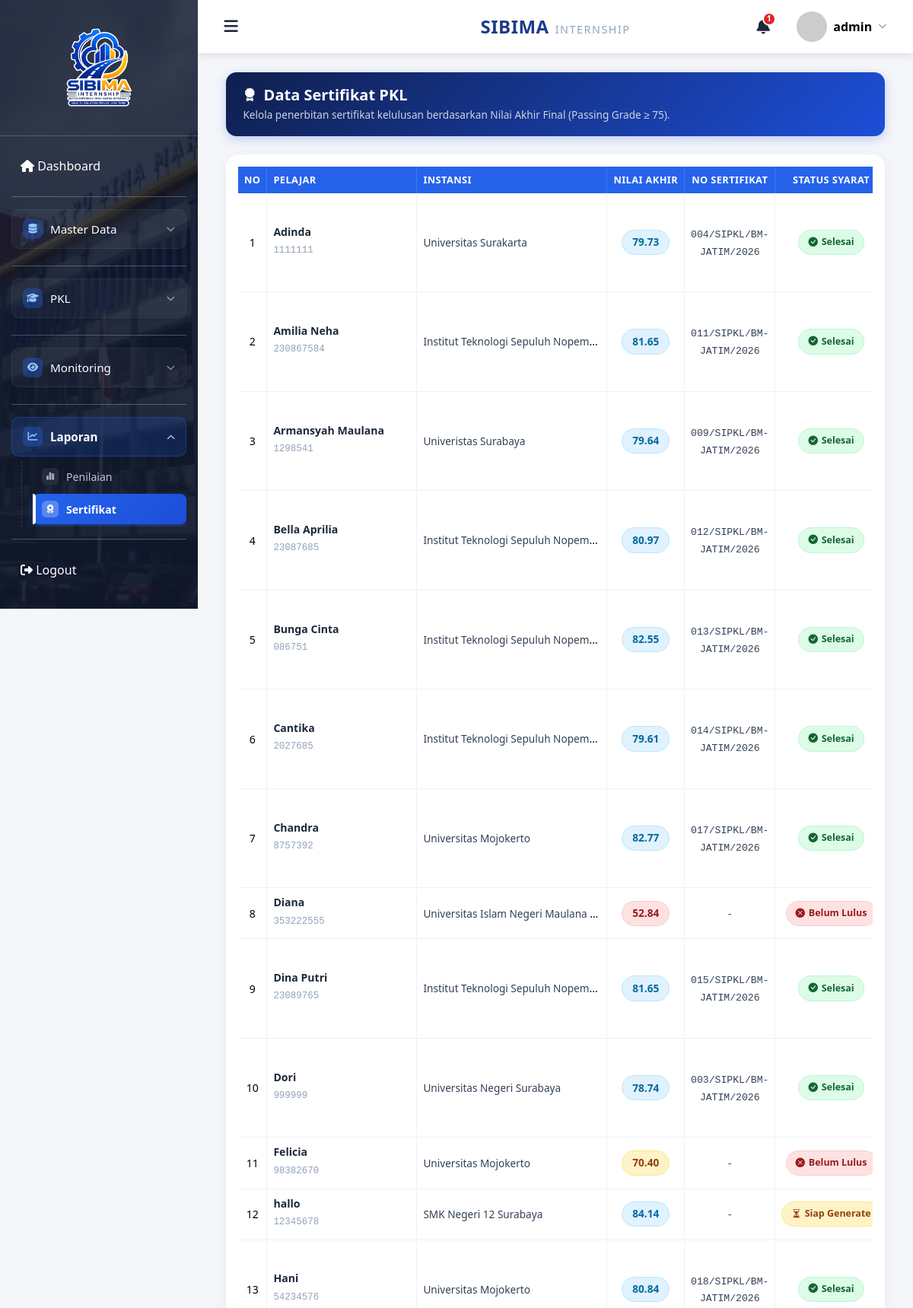
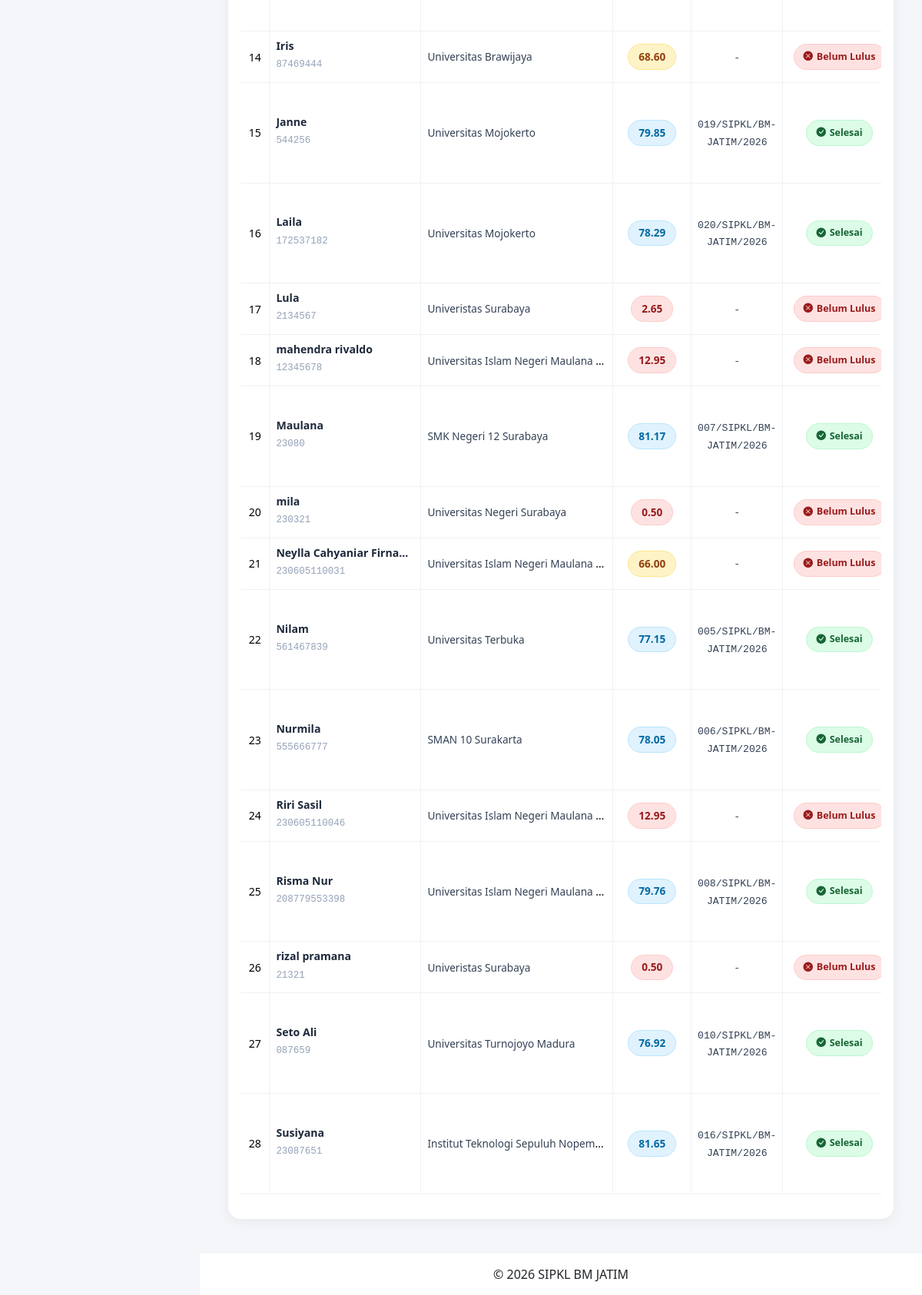
Screenshot of /admin/sertifikat/index.php (signed in) with the database file from the repository (2 pictures, top to bottom).
### tables this page shows
CREATE TABLE `pelajar` (
  `id` bigint(20) NOT NULL,
  `user_id` bigint(20) DEFAULT NULL,
  `nim` varchar(30) DEFAULT NULL,
  `nama` varchar(100) DEFAULT NULL,
  `instansi_id` int(11) NOT NULL,
  `jurusan_id` int(11) DEFAULT NULL,
  `id_ruangan` int(11) DEFAULT NULL,
  `alamat` text DEFAULT NULL,
  `no_hp` varchar(20) DEFAULT NULL,
  `email` varchar(100) DEFAULT NULL,
  `foto` varchar(255) DEFAULT NULL,
  `created_at` timestamp NULL DEFAULT NULL,
  `updated_at` timestamp NULL DEFAULT NULL,
  `last_notif_read` datetime DEFAULT NULL
);

CREATE TABLE `instansi` (
  `id` bigint(20) NOT NULL,
  `nama_instansi` varchar(255) NOT NULL,
  `alamat` text DEFAULT NULL,
  `kota` varchar(100) DEFAULT NULL,
  `created_at` timestamp NULL DEFAULT NULL,
  `updated_at` timestamp NULL DEFAULT NULL
);

CREATE TABLE `sertifikat` (
  `id` bigint(20) NOT NULL,
  `pelajar_id` bigint(20) DEFAULT NULL,
  `nomor_sertifikat` varchar(100) DEFAULT NULL,
  `tanggal_terbit` date DEFAULT NULL,
  `file_pdf` varchar(255) DEFAULT NULL,
  `created_at` timestamp NULL DEFAULT NULL,
  `updated_at` timestamp NULL DEFAULT NULL
);

### admin/sertifikat/index.php (the view, shortened to what this page needs)
<?php
    include "../../config/config.php";
    include "../../include/header.php";
    include "../../include/navbar.php";
    include "../../include/sidebar.php";
    $query = mysqli_query($conn, "
        SELECT
            m.id AS pelajar_id,
            m.nama,
            m.nim,
            u.nama_instansi,
            ps.nama_jurusan,
            uk.unit_kerja AS nama_bidang,
            pb.nama AS nama_pembimbing,
            pn.disiplin,
            pn.komunikasi,
            pn.kerjasama,
            pn.tanggung_jawab,
            pn.inisiatif,
            pn.nilai_akhir AS nilai_pembimbing_db,
            pn.tugas_akhir,
            la.status AS status_laporan,
            la.file_laporan,
            s.id AS sertifikat_id,
            s.nomor_sertifikat,
            s.tanggal_terbit,
            s.file_pdf,
            (SELECT COUNT(*) FROM absensi a WHERE a.pelajar_id = m.id) AS total_hari_absen,
            (SELECT COUNT(*) FROM absensi a WHERE a.pelajar_id = m.id AND a.status IN ('hadir', 'izin', 'sakit')) AS total_masuk_absen,
            (SELECT COUNT(*) FROM logbook lb WHERE lb.pelajar_id = m.id) AS total_logbook_diisi
        FROM pelajar m
        INNER JOIN pendaftaran pd ON pd.pelajar_id = m.id AND pd.status = 'diterima'
        LEFT JOIN penilaian pn ON pn.pelajar_id = m.id
        LEFT JOIN laporan_akhir la ON la.pelajar_id = m.id
        LEFT JOIN pembimbing pb ON pb.id = pn.pembimbing_id
        LEFT JOIN unit_kerja uk ON uk.id = pd.unit_kerja_id
        LEFT JOIN instansi u ON u.id = m.instansi_id
        LEFT JOIN jurusan ps ON ps.id = m.jurusan_id
        LEFT JOIN sertifikat s ON s.pelajar_id = m.id
        ORDER BY m.nama ASC
    ");
?>
<div class="container-fluid">
    <div class="page-header-bar">
        <div>
            <h3><i class="bi bi-award-fill me-2"></i>Data Sertifikat PKL</h3>
            <p>Kelola penerbitan sertifikat kelulusan berdasarkan Nilai Akhir Final (Passing Grade &ge; 75).</p>
        </div>
    </div>
    <div class="card card-table">
        <div class="card-body">
            <div class="table-responsive">
                <table id="tabelSertifikat" class="table table-hover table-modern-sertif">
                    <thead>
                        <tr>
                            <th width="3%">No</th>
                            <th class="text-left-col" width="22%">Pelajar</th>
                            <th class="text-left-col" width="28%">Instansi</th>
                            <th width="10%">Nilai Akhir</th>
                            <th width="15%">No Sertifikat</th>
                            <th width="12%">Status Syarat</th>
                        </tr>
                    </thead>
                    <tbody>
                        <?php
                            $no = 1;
                            if (mysqli_num_rows($query) > 0) {
                                while ($row = mysqli_fetch_assoc($query)) {
                                    $disiplin       = isset($row['disiplin']) ? (float) $row['disiplin'] : 0;
                                    $komunikasi     = isset($row['komunikasi']) ? (float) $row['komunikasi'] : 0;
                                    $kerjasama      = isset($row['kerjasama']) ? (float) $row['kerjasama'] : 0;
                                    $tanggung_jawab = isset($row['tanggung_jawab']) ? (float) $row['tanggung_jawab'] : 0;
                                    $inisiatif      = isset($row['inisiatif']) ? (float) $row['inisiatif'] : 0;
                                    $sub_ada          = ($disiplin > 0 || $komunikasi > 0 || $kerjasama > 0 || $tanggung_jawab > 0 || $inisiatif > 0);
                                    $nilai_pembimbing = $sub_ada ? (($disiplin + $komunikasi + $kerjasama + $tanggung_jawab + $inisiatif) / 5) : (float) $row['nilai_pembimbing_db'];
                                    $total_hari_absen  = (int) $row['total_hari_absen'];
                                    $total_masuk_absen = (int) $row['total_masuk_absen'];
                                    $persentase_hadir  = ($total_hari_absen > 0) ? ($total_masuk_absen / $total_hari_absen) * 100 : 0;
                                    $total_logbook_diisi = (int) $row['total_logbook_diisi'];
                                    $persentase_logbook  = min(($total_logbook_diisi / 30) * 100, 100);
                                    $ada_tugas_akhir   = (! empty($row['file_laporan']) || ! empty($row['tugas_akhir']));
                                    $laporan_disetujui = (isset($row['status_laporan']) && $row['status_laporan'] == 'disetujui');
                                    $nilai_tugas_akhir = ($ada_tugas_akhir && $laporan_disetujui) ? 100 : 0;
                                    $nilai_akhir_final = (
                                        ($nilai_pembimbing * 0.45) +
                                        ($persentase_hadir * 0.15) +
                                        ($persentase_logbook * 0.15) +
                                        ($nilai_tugas_akhir * 0.25)
                                    );
                                    if ($nilai_akhir_final >= 85) {
                                        $nilaiClass = 'nilai-a';
                                    } elseif ($nilai_akhir_final >= 75) {
                                        $nilaiClass = 'nilai-b';
                                    } elseif ($nilai_akhir_final >= 60) {
                                        $nilaiClass = 'nilai-c';
                                    } else {
                                        $nilaiClass = 'nilai-d';
                                    }
                                    $syarat_mutlak = ($ada_tugas_akhir && $laporan_disetujui);
                                    $lulus_magang  = ($syarat_mutlak && $nilai_akhir_final >= 75);
                                ?>
                        <tr>
                            <td><?php echo $no++; ?></td>
                            <td class="text-left-col">
                                <span class="mhs-name text-truncate d-inline-block w-100" style="max-width: 180px;" title="<?php echo htmlspecialchars($row['nama']); ?>">
                                    <?php echo htmlspecialchars($row['nama']); ?>
                                </span>
                                <span class="mhs-nim text-truncate d-inline-block w-100" style="max-width: 180px;">
                                    <?php echo htmlspecialchars($row['nim']); ?>
                                </span>
                            </td>
                            <td class="text-left-col text-truncate" style="max-width: 250px;" title="<?php echo htmlspecialchars($row['nama_instansi'] ?? '-'); ?>">
                                <span class="plain-text">
                                    <?php echo ! empty($row['nama_instansi']) ? htmlspecialchars($row['nama_instansi']) : '-'; ?>
                                </span>
                            </td>
                            <td>
                                <span class="nilai-badge <?php echo $nilaiClass; ?>"
                                    title="Nilai Akhir Akumulasi Final">
                                    <?php echo number_format($nilai_akhir_final, 2); ?>
                                </span>
                            </td>
                            <td>
                                <span class="no-sertif">
                                    <?php echo ! empty($row['nomor_sertifikat']) ? htmlspecialchars($row['nomor_sertifikat']) : '-'; ?>
                                </span>
                            </td>
                            <td>
                                <?php if (! $lulus_magang) {?>
                                <span class="badge-soft badge-soft-syarat"
                                    title="Belum memenuhi syarat kelulusan atau passing grade &lt; 75">
                                    <i class="bi bi-x-circle-fill"></i> Belum Lulus
                                </span>
                                <?php } elseif (empty($row['sertifikat_id'])) {?>
                                <span class="badge-soft badge-soft-belum">
                                    <i class="bi bi-hourglass-split"></i> Siap Generate
                                </span>
                                <?php } else {?>
                                <span class="badge-soft badge-soft-sudah">
                                    <i class="bi bi-check-circle-fill"></i> Selesai
                                </span>
                                <?php }?>
                            </td>
                        </tr>
                        <?php
                            }
                        }?>
                    </tbody>
                </table>
            </div>
        </div>
    </div>
</div>
<?php
    include "../../include/footer.php";
?>

### assets/css/style.css (style rules this page uses)
* { margin:0; padding:0; box-sizing:border-box; }
body { background:#f4f6f9; font-family:'Segoe UI',sans-serif; }
.card { border:none; border-radius:15px; box-shadow:0 5px 15px rgba(0,0,0,.08); }

### admin/sertifikat/index.php (style rules this page uses)
.page-header-bar { display: flex; justify-content: space-between; align-items: center; margin-bottom: 1.5rem; background: linear-gradient(135deg, #0f1f4d, #1d4ed8); border-radius: 14px; padding: 1.1rem 1.4rem; box-shadow: 0 4px 14px rgba(29, 78, 216, 0.25); }
.page-header-bar h3 { font-weight: 700; color: #fff; margin: 0; font-size: 1.25rem; display: flex; align-items: center; }
.page-header-bar h3 i { font-size: 1.1rem; margin-right: 0.6rem !important; }
.page-header-bar p { color: #cbd5e1; font-size: 0.85rem; margin: 0.25rem 0 0; }
.card-table { border: none; border-radius: 16px; box-shadow: 0 4px 18px rgba(0, 0, 0, 0.06); }
table.table-modern-sertif { border-collapse: separate !important; border-spacing: 0; width: 100% !important; }
table.table-modern-sertif thead th { background: #2563eb; color: #fff; border: none !important; font-size: 0.8rem; text-transform: uppercase; letter-spacing: 0.4px; white-space: nowrap; text-align: center; border-right: 1px solid rgba(255, 255, 255, 0.15) !important; }
table.table-modern-sertif thead th.text-left-col { text-align: left !important; }
table.table-modern-sertif tbody td { vertical-align: middle; font-size: 0.88rem; border-color: #eef1f5 !important; text-align: center; border-right: 1px solid #eef1f5; }
table.table-modern-sertif tbody td.text-left-col { text-align: left !important; }
.mhs-name { font-weight: 600; color: #1e293b; display: block; }
.mhs-nim { color: #94a3b8; font-size: 0.78rem; font-family: 'Courier New', monospace; }
.plain-text { color: #334155; font-weight: 500; font-size: 0.85rem; }
.nilai-badge { display: inline-flex; align-items: center; justify-content: center; min-width: 55px; padding: 0.35rem 0.8rem; border-radius: 20px; font-weight: 700; font-size: 0.85rem; }
.nilai-b { background: #e0f2fe; color: #0369a1; border: 1px solid #bae6fd; }
.nilai-c { background: #fef3c7; color: #92400e; border: 1px solid #fde68a; }
.nilai-d { background: #fee2e2; color: #991b1b; border: 1px solid #fecaca; }
.no-sertif { font-family: 'Courier New', monospace; color: #334155; font-size: 0.82rem; }
.badge-soft { padding: 0.4rem 0.75rem; border-radius: 20px; font-weight: 600; font-size: 0.78rem; display: inline-flex; align-items: center; gap: 0.3rem; white-space: nowrap; }
.badge-soft-belum { background: #fef3c7; color: #92400e; border: 1px solid #fde68a; }
.badge-soft-sudah { background: #dcfce7; color: #166534; border: 1px solid #bbf7d0; }
.badge-soft-syarat { background: #fee2e2; color: #991b1b; border: 1px solid #fecaca; }

### rows the page displays
pelajar: nama "Adinda", nim "1111111", instansi.nama_instansi "Universitas Surakarta", nilai_akhir_final "79.73", sertifikat.nomor_sertifikat "004/SIPKL/BM-JATIM/2026", shows "Selesai"
pelajar: nama "Amilia Neha", nim "230867584", instansi.nama_instansi "Institut Teknologi Sepuluh Nopem…", nilai_akhir_final "81.65", sertifikat.nomor_sertifikat "011/SIPKL/BM-JATIM/2026", shows "Selesai"
pelajar: nama "Armansyah Maulana", nim "1298541", instansi.nama_instansi "Univeristas Surabaya", nilai_akhir_final "79.64", sertifikat.nomor_sertifikat "009/SIPKL/BM-JATIM/2026", shows "Selesai"
pelajar: nama "Bella Aprilia", nim "23087685", instansi.nama_instansi "Institut Teknologi Sepuluh Nopem…", nilai_akhir_final "80.97", sertifikat.nomor_sertifikat "012/SIPKL/BM-JATIM/2026", shows "Selesai"
pelajar: nama "Bunga Cinta", nim "086751", instansi.nama_instansi "Institut Teknologi Sepuluh Nopem…", nilai_akhir_final "82.55", sertifikat.nomor_sertifikat "013/SIPKL/BM-JATIM/2026", shows "Selesai"
pelajar: nama "Cantika", nim "2027685", instansi.nama_instansi "Institut Teknologi Sepuluh Nopem…", nilai_akhir_final "79.61", sertifikat.nomor_sertifikat "014/SIPKL/BM-JATIM/2026", shows "Selesai"
pelajar: nama "Chandra", nim "8757392", instansi.nama_instansi "Universitas Mojokerto", nilai_akhir_final "82.77", sertifikat.nomor_sertifikat "017/SIPKL/BM-JATIM/2026", shows "Selesai"
pelajar: nama "Diana", nim "353222555", instansi.nama_instansi "Universitas Islam Negeri Maulana…", nilai_akhir_final "52.84", shows "Belum Lulus"
pelajar: nama "Dina Putri", nim "23089765", instansi.nama_instansi "Institut Teknologi Sepuluh Nopem…", nilai_akhir_final "81.65", sertifikat.nomor_sertifikat "015/SIPKL/BM-JATIM/2026", shows "Selesai"
pelajar: nama "Dori", nim "999999", instansi.nama_instansi "Universitas Negeri Surabaya", nilai_akhir_final "78.74", sertifikat.nomor_sertifikat "003/SIPKL/BM-JATIM/2026", shows "Selesai"
pelajar: nama "Felicia", nim "98382670", instansi.nama_instansi "Universitas Mojokerto", nilai_akhir_final "70.40", shows "Belum Lulus"
pelajar: nama "hallo", nim "12345678", instansi.nama_instansi "SMK Negeri 12 Surabaya", nilai_akhir_final "84.14", shows "Siap Generate"
pelajar: nama "Hani", nim "54234576", instansi.nama_instansi "Universitas Mojokerto", nilai_akhir_final "80.84", sertifikat.nomor_sertifikat "018/SIPKL/BM-JATIM/2026", shows "Selesai"
pelajar: nama "Iris", nim "87469444", instansi.nama_instansi "Universitas Brawijaya", nilai_akhir_final "68.60", shows "Belum Lulus"
pelajar: nama "Janne", nim "544256", instansi.nama_instansi "Universitas Mojokerto", nilai_akhir_final "79.85", sertifikat.nomor_sertifikat "019/SIPKL/BM-JATIM/2026", shows "Selesai"
pelajar: nama "Laila", nim "172537182", instansi.nama_instansi "Universitas Mojokerto", nilai_akhir_final "78.29", sertifikat.nomor_sertifikat "020/SIPKL/BM-JATIM/2026", shows "Selesai"
pelajar: nama "Lula", nim "2134567", instansi.nama_instansi "Univeristas Surabaya", nilai_akhir_final "2.65", shows "Belum Lulus"
pelajar: nama "mahendra rivaldo", nim "12345678", instansi.nama_instansi "Universitas Islam Negeri Maulana…", nilai_akhir_final "12.95", shows "Belum Lulus"
pelajar: nama "Maulana", nim "23080", instansi.nama_instansi "SMK Negeri 12 Surabaya", nilai_akhir_final "81.17", sertifikat.nomor_sertifikat "007/SIPKL/BM-JATIM/2026", shows "Selesai"
pelajar: nama "mila", nim "230321", instansi.nama_instansi "Universitas Negeri Surabaya", nilai_akhir_final "0.50", shows "Belum Lulus"
pelajar: nama "Neylla Cahyaniar Firna…", nim "230605110031", instansi.nama_instansi "Universitas Islam Negeri Maulana…", nilai_akhir_final "66.00", shows "Belum Lulus"
pelajar: nama "Nilam", nim "561467839", instansi.nama_instansi "Universitas Terbuka", nilai_akhir_final "77.15", sertifikat.nomor_sertifikat "005/SIPKL/BM-JATIM/2026", shows "Selesai"
pelajar: nama "Nurmila", nim "555666777", instansi.nama_instansi "SMAN 10 Surakarta", nilai_akhir_final "78.05", sertifikat.nomor_sertifikat "006/SIPKL/BM-JATIM/2026", shows "Selesai"
pelajar: nama "Riri Sasil", nim "230605110046", instansi.nama_instansi "Universitas Islam Negeri Maulana…", nilai_akhir_final "12.95", shows "Belum Lulus"
pelajar: nama "Risma Nur", nim "208779553398", instansi.nama_instansi "Universitas Islam Negeri Maulana…", nilai_akhir_final "79.76", sertifikat.nomor_sertifikat "008/SIPKL/BM-JATIM/2026", shows "Selesai"
pelajar: nama "rizal pramana", nim "21321", instansi.nama_instansi "Univeristas Surabaya", nilai_akhir_final "0.50", shows "Belum Lulus"
pelajar: nama "Seto Ali", nim "087659", instansi.nama_instansi "Universitas Turnojoyo Madura", nilai_akhir_final "76.92", sertifikat.nomor_sertifikat "010/SIPKL/BM-JATIM/2026", shows "Selesai"
pelajar: nama "Susiyana", nim "23087651", instansi.nama_instansi "Institut Teknologi Sepuluh Nopem…", nilai_akhir_final "81.65", sertifikat.nomor_sertifikat "016/SIPKL/BM-JATIM/2026", shows "Selesai"

### other values shown
$totalNotifikasi "1"
$_SESSION['nama'] "admin"
